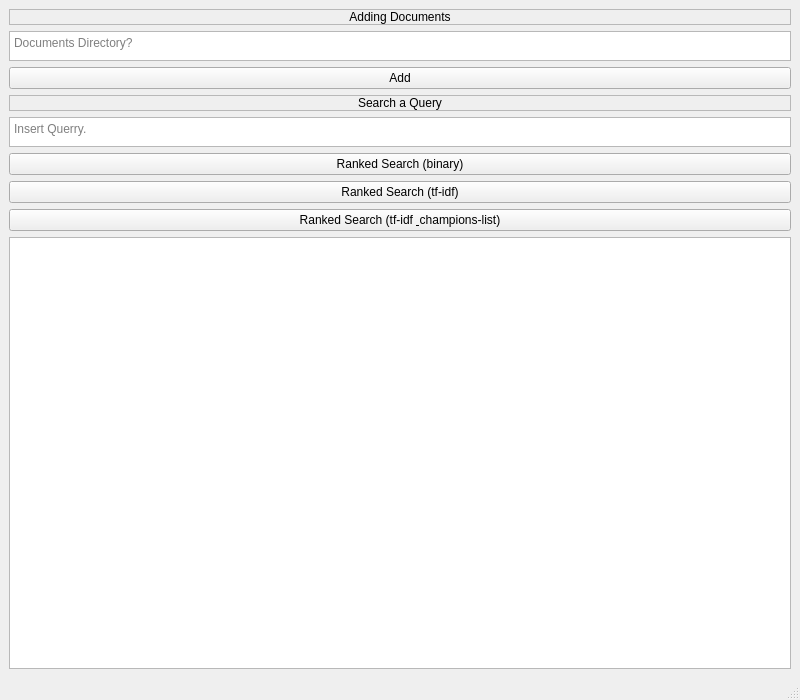
<?xml version="1.0" encoding="UTF-8"?>
<ui version="4.0">
 <class>SearchEngine</class>
 <widget class="QMainWindow" name="SearchEngine">
  <property name="geometry">
   <rect>
    <x>0</x>
    <y>0</y>
    <width>800</width>
    <height>700</height>
   </rect>
  </property>
  <property name="windowTitle">
   <string>SearchEngine</string>
  </property>
  <widget class="QWidget" name="centralwidget">
   <property name="minimumSize">
    <size>
     <width>800</width>
     <height>200</height>
    </size>
   </property>
   <layout class="QGridLayout" name="gridLayout_2">
    <item row="0" column="0">
     <widget class="QLabel" name="document_label">
      <property name="autoFillBackground">
       <bool>true</bool>
      </property>
      <property name="frameShape">
       <enum>QFrame::StyledPanel</enum>
      </property>
      <property name="frameShadow">
       <enum>QFrame::Plain</enum>
      </property>
      <property name="lineWidth">
       <number>1</number>
      </property>
      <property name="text">
       <string>Adding Documents</string>
      </property>
      <property name="alignment">
       <set>Qt::AlignCenter</set>
      </property>
     </widget>
    </item>
    <item row="3" column="0">
     <widget class="QPushButton" name="document_button">
      <property name="text">
       <string>Add</string>
      </property>
     </widget>
    </item>
    <item row="5" column="0">
     <widget class="QTextEdit" name="search_input">
      <property name="maximumSize">
       <size>
        <width>16777215</width>
        <height>30</height>
       </size>
      </property>
      <property name="autoFillBackground">
       <bool>true</bool>
      </property>
      <property name="frameShape">
       <enum>QFrame::StyledPanel</enum>
      </property>
      <property name="frameShadow">
       <enum>QFrame::Plain</enum>
      </property>
      <property name="lineWidth">
       <number>1</number>
      </property>
      <property name="placeholderText">
       <string>Insert Querry.</string>
      </property>
     </widget>
    </item>
    <item row="7" column="0">
     <widget class="QPushButton" name="ordered_search_button">
      <property name="text">
       <string>Ranked Search (tf-idf)</string>
      </property>
     </widget>
    </item>
    <item row="4" column="0">
     <widget class="QLabel" name="search_label">
      <property name="autoFillBackground">
       <bool>true</bool>
      </property>
      <property name="frameShape">
       <enum>QFrame::StyledPanel</enum>
      </property>
      <property name="frameShadow">
       <enum>QFrame::Plain</enum>
      </property>
      <property name="lineWidth">
       <number>1</number>
      </property>
      <property name="text">
       <string>Search a Query</string>
      </property>
      <property name="textFormat">
       <enum>Qt::AutoText</enum>
      </property>
      <property name="scaledContents">
       <bool>false</bool>
      </property>
      <property name="alignment">
       <set>Qt::AlignCenter</set>
      </property>
     </widget>
    </item>
    <item row="9" column="0">
     <widget class="QListWidget" name="result_list">
      <property name="enabled">
       <bool>true</bool>
      </property>
      <property name="frameShape">
       <enum>QFrame::StyledPanel</enum>
      </property>
      <property name="frameShadow">
       <enum>QFrame::Plain</enum>
      </property>
      <property name="lineWidth">
       <number>1</number>
      </property>
     </widget>
    </item>
    <item row="2" column="0">
     <widget class="QTextEdit" name="document_input">
      <property name="maximumSize">
       <size>
        <width>16777215</width>
        <height>30</height>
       </size>
      </property>
      <property name="autoFillBackground">
       <bool>true</bool>
      </property>
      <property name="frameShape">
       <enum>QFrame::StyledPanel</enum>
      </property>
      <property name="frameShadow">
       <enum>QFrame::Plain</enum>
      </property>
      <property name="lineWidth">
       <number>1</number>
      </property>
      <property name="placeholderText">
       <string>Documents Directory?</string>
      </property>
     </widget>
    </item>
    <item row="6" column="0">
     <widget class="QPushButton" name="search_button">
      <property name="sizePolicy">
       <sizepolicy hsizetype="Minimum" vsizetype="Fixed">
        <horstretch>0</horstretch>
        <verstretch>0</verstretch>
       </sizepolicy>
      </property>
      <property name="minimumSize">
       <size>
        <width>0</width>
        <height>0</height>
       </size>
      </property>
      <property name="text">
       <string>Ranked Search (binary)</string>
      </property>
     </widget>
    </item>
    <item row="8" column="0">
     <widget class="QPushButton" name="ordered_champion">
      <property name="text">
       <string>Ranked Search (tf-idf &amp; champions-list)</string>
      </property>
     </widget>
    </item>
   </layout>
  </widget>
  <widget class="QMenuBar" name="menubar">
   <property name="geometry">
    <rect>
     <x>0</x>
     <y>0</y>
     <width>800</width>
     <height>22</height>
    </rect>
   </property>
  </widget>
  <widget class="QStatusBar" name="statusbar"/>
 </widget>
 <resources/>
 <connections/>
</ui>
